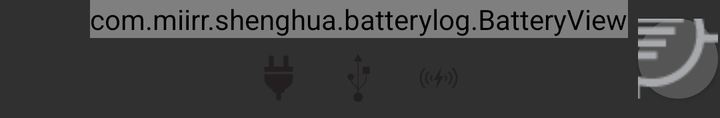
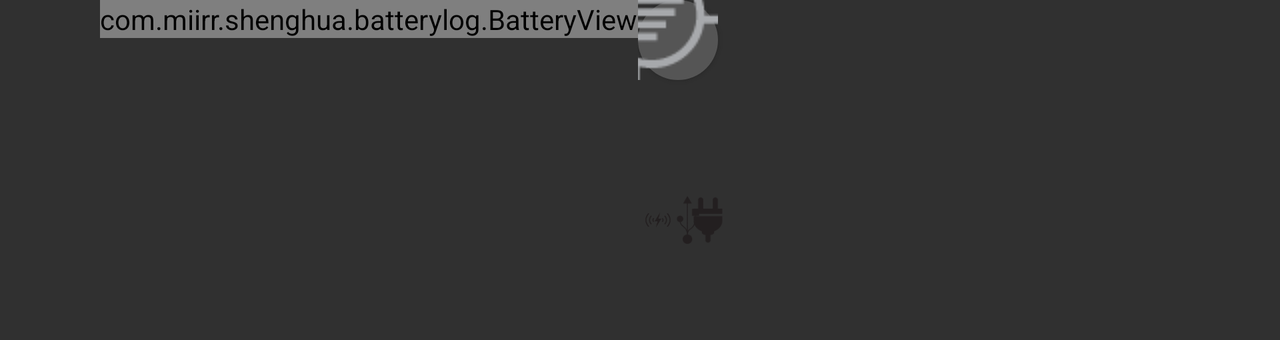

Compare how this app lays out the same screen by default and in its alternative resource folder. The renders come first, then the two layout files and the values they reference.
<!-- AndroidManifest.xml: application theme AppTheme -->
<!-- res/layout/section_battery.xml -->
<RelativeLayout
    xmlns:android="http://schemas.android.com/apk/res/android"
    android:layout_width="wrap_content"
    android:layout_height="wrap_content">

    <include
        layout="@layout/battery_view"
        android:id="@+id/battery_view"
        android:layout_width="wrap_content"
        android:layout_height="wrap_content"
        android:layout_centerHorizontal="true" />

    <Button
        android:id="@+id/battery_usage_button"
        android:layout_width="40dp"
        android:layout_height="40dp"
        android:layout_toRightOf="@+id/battery_view"
        android:layout_centerVertical="true"
        android:layout_marginLeft="50dp"
        android:background="@drawable/battery_usage_button" />

    <include
        layout="@layout/bar_charge_status"
        android:layout_width="wrap_content"
        android:layout_height="wrap_content"
        android:layout_below="@+id/battery_view"
        android:layout_centerHorizontal="true" />

</RelativeLayout>
<!-- res/layout/battery_view.xml (included above) -->
<com.miirr.shenghua.batterylog.BatteryView xmlns:android="http://schemas.android.com/apk/res/android"
    xmlns:app="http://schemas.android.com/apk/res-auto"
    android:layout_width="wrap_content"
    android:layout_height="wrap_content"
    app:liquidCoverHeight="550">

</com.miirr.shenghua.batterylog.BatteryView>
<!-- res/layout/bar_charge_status.xml (included above) -->
<?xml version="1.0" encoding="utf-8"?>
<RelativeLayout xmlns:android="http://schemas.android.com/apk/res/android"
    android:layout_width="wrap_content"
    android:layout_height="wrap_content">

    <ImageView
        android:id="@+id/charge_status_board"
        android:layout_width="wrap_content"
        android:layout_height="wrap_content"
        android:src="@drawable/charge_status_board"/>

    <ImageView
        android:id="@+id/ac_charge_icon"
        android:layout_width="30dp"
        android:layout_height="wrap_content"
        android:src="@drawable/charge_ac"
        android:layout_alignLeft="@+id/charge_status_board"
        android:layout_alignTop="@+id/charge_status_board"
        android:layout_alignBottom="@+id/charge_status_board"
        android:layout_marginLeft="20dp" />

    <ImageView
        android:id="@+id/usb_charge_icon"
        android:layout_width="30dp"
        android:layout_height="wrap_content"
        android:src="@drawable/charge_usb"
        android:layout_centerHorizontal="true"
        android:layout_alignTop="@+id/charge_status_board"
        android:layout_alignBottom="@+id/charge_status_board" />

    <ImageView
        android:id="@+id/wireless_charge_icon"
        android:layout_width="30dp"
        android:layout_height="wrap_content"
        android:src="@drawable/charge_wireless"
        android:layout_alignTop="@+id/charge_status_board"
        android:layout_alignBottom="@+id/charge_status_board"
        android:layout_alignEnd="@+id/charge_status_board"
        android:layout_marginRight="20dp" />

</RelativeLayout>
<!-- resources referenced by this layout -->
<resources>
  <!-- drawable battery_usage_button (drawable) -->
  <?xml version="1.0" encoding="utf-8"?>
  <selector xmlns:android="http://schemas.android.com/apk/res/android">
  
      <item android:state_pressed="true">
          <layer-list>
              <item>
                  <shape android:shape="oval">
                      <size android:width="40dp" android:height="40dp" />
                      <solid android:color="#444" />
                  </shape>
              </item>
              <item android:drawable="@drawable/battery_usage_green"
                  android:top="5dp" android:left="5dp"
                  android:bottom="5dp" android:right="5dp"
                  android:gravity="center"/>
          </layer-list>
      </item>
  
      <item>
          <layer-list>
              <item>
                  <shape android:shape="oval">
                      <size android:width="40dp" android:height="40dp" />
                      <solid android:color="#555" />
                  </shape>
              </item>
              <item android:drawable="@drawable/battery_usage_gray"
                  android:top="5dp" android:left="5dp"
                  android:bottom="5dp" android:right="5dp"
                  android:gravity="center"/>
          </layer-list>
      </item>
  
  </selector>
  <!-- drawable charge_ac (drawable) -->
  <?xml version="1.0" encoding="utf-8"?>
  <selector xmlns:android="http://schemas.android.com/apk/res/android">
  
      <item android:state_activated="true"
          android:drawable="@drawable/charge_ac_green" />
  
      <item android:drawable="@drawable/charge_ac_gray"></item>
  
  </selector>
  <!-- drawable charge_status_board (drawable) -->
  <?xml version="1.0" encoding="utf-8"?>
  <shape xmlns:android="http://schemas.android.com/apk/res/android"
      android:shape="rectangle">
      <size
          android:width="150dp"
          android:height="40dp" />
      <corners android:radius="20dp" />
      <solid android:color="@color/grayColor" />
  </shape>
  <!-- drawable charge_usb (drawable) -->
  <?xml version="1.0" encoding="utf-8"?>
  <selector xmlns:android="http://schemas.android.com/apk/res/android">
  
      <item android:state_activated="true"
          android:drawable="@drawable/charge_usb_green" />
  
      <item android:drawable="@drawable/charge_usb_gray"></item>
  
  </selector>
  <!-- drawable charge_wireless (drawable) -->
  <?xml version="1.0" encoding="utf-8"?>
  <selector xmlns:android="http://schemas.android.com/apk/res/android">
  
      <item android:drawable="@drawable/charge_wireless_green" android:state_activated="true" />
  
      <item android:drawable="@drawable/charge_wireless_gray"></item>
  
  </selector>
  <!-- from res/values-v21/ -->
  <style name="AppTheme" parent="AppTheme.Base">
          
          
          
      </style>
  <!-- drawable battery_usage_green: png bitmap (drawable, 1379 bytes) -->
  <!-- drawable battery_usage_gray: png bitmap (drawable, 1376 bytes) -->
  <!-- drawable charge_ac_green: png bitmap (drawable, 756 bytes) -->
  <!-- drawable charge_ac_gray: png bitmap (drawable, 763 bytes) -->
  <!-- drawable charge_usb_green: png bitmap (drawable, 1046 bytes) -->
  <!-- drawable charge_usb_gray: png bitmap (drawable, 1158 bytes) -->
  <!-- drawable charge_wireless_green: png bitmap (drawable, 1282 bytes) -->
  <!-- drawable charge_wireless_gray: png bitmap (drawable, 1311 bytes) -->
  <style name="AppTheme.Base" parent="Theme.AppCompat.NoActionBar">
          <item name="colorPrimary">@color/colorPrimary</item>
          <item name="colorPrimaryDark">@color/colorPrimaryDark</item>
          <item name="colorAccent">@color/colorAccent</item>
      </style>
  <color name="colorPrimary">#3F51B5</color>
  <color name="colorPrimaryDark">#303F9F</color>
  <color name="colorAccent">#FF4081</color>
</resources>
<!-- res/layout-land/section_battery.xml (the repository's variant of the layout above) -->
<!-- drawn on the phone turned sideways -->
<RelativeLayout
    xmlns:android="http://schemas.android.com/apk/res/android"
    android:layout_width="wrap_content"
    android:layout_height="wrap_content">

    <include
        layout="@layout/battery_view"
        android:id="@+id/battery_view"
        android:layout_width="wrap_content"
        android:layout_height="wrap_content"
        android:layout_centerHorizontal="true" />

    <LinearLayout
        android:layout_width="wrap_content"
        android:layout_height="wrap_content"
        android:orientation="vertical"
        android:layout_centerVertical="true"
        android:layout_toRightOf="@+id/battery_view"
        android:layout_marginLeft="50dp">

        <Button
            android:id="@+id/battery_usage_button"
            android:layout_width="40dp"
            android:layout_height="40dp"
            android:background="@drawable/battery_usage_button" />

        <include
            layout="@layout/bar_charge_status"
            android:layout_width="wrap_content"
            android:layout_height="wrap_content"
            android:layout_below="@+id/battery_usage_button"
            android:layout_alignLeft="@+id/battery_usage_button"
            android:layout_marginTop="10dp" />
    </LinearLayout>

</RelativeLayout>
